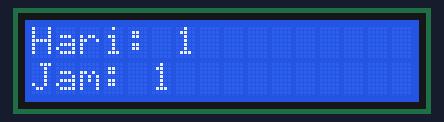
A sketch run on a simulated Arduino Uno, built with avr-gcc and run on an emulated ATmega328P. On the bench: 16×2 character LCD.

Above: at 1.1 s.
At 5.1 s:
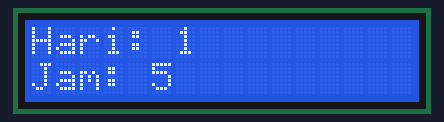
At 10.1 s:
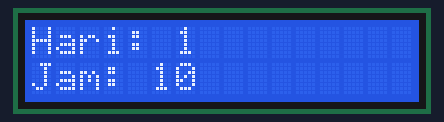
At 20.1 s:
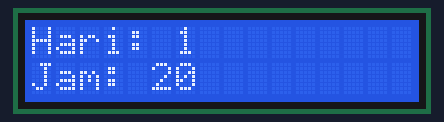
At 29.1 s:
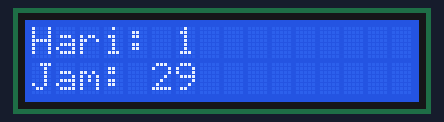
At 39.1 s:
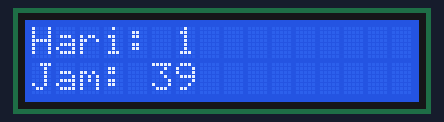

Measured:
- what the display in image 0 shows lasts 1.0 s, from 1.0 s to 2.0 s

The sketch:

jam.ino
```cpp
#include <Wire.h>
#include <LiquidCrystal_I2C.h>

LiquidCrystal_I2C lcd(0x27, 16, 2);

unsigned long previousMillis = 0;
const long interval = 1000;  // 1 detik
int hours = 0;
int days = 1;  // Dimulai dari hari pertama

void setup() {
  lcd.init();
  lcd.backlight();
}

void loop() {
  unsigned long currentMillis = millis();

  if (currentMillis - previousMillis >= interval) {
    previousMillis = currentMillis;

    hours++;

    lcd.clear();
    lcd.setCursor(0, 0);
    lcd.print("Hari: ");
    lcd.print(days);

    lcd.setCursor(0, 1);
    lcd.print("Jam: ");
    lcd.print(hours);

    if (hours >= 86400) {
      hours = 0;
      days++;
    }
  }
}
```
